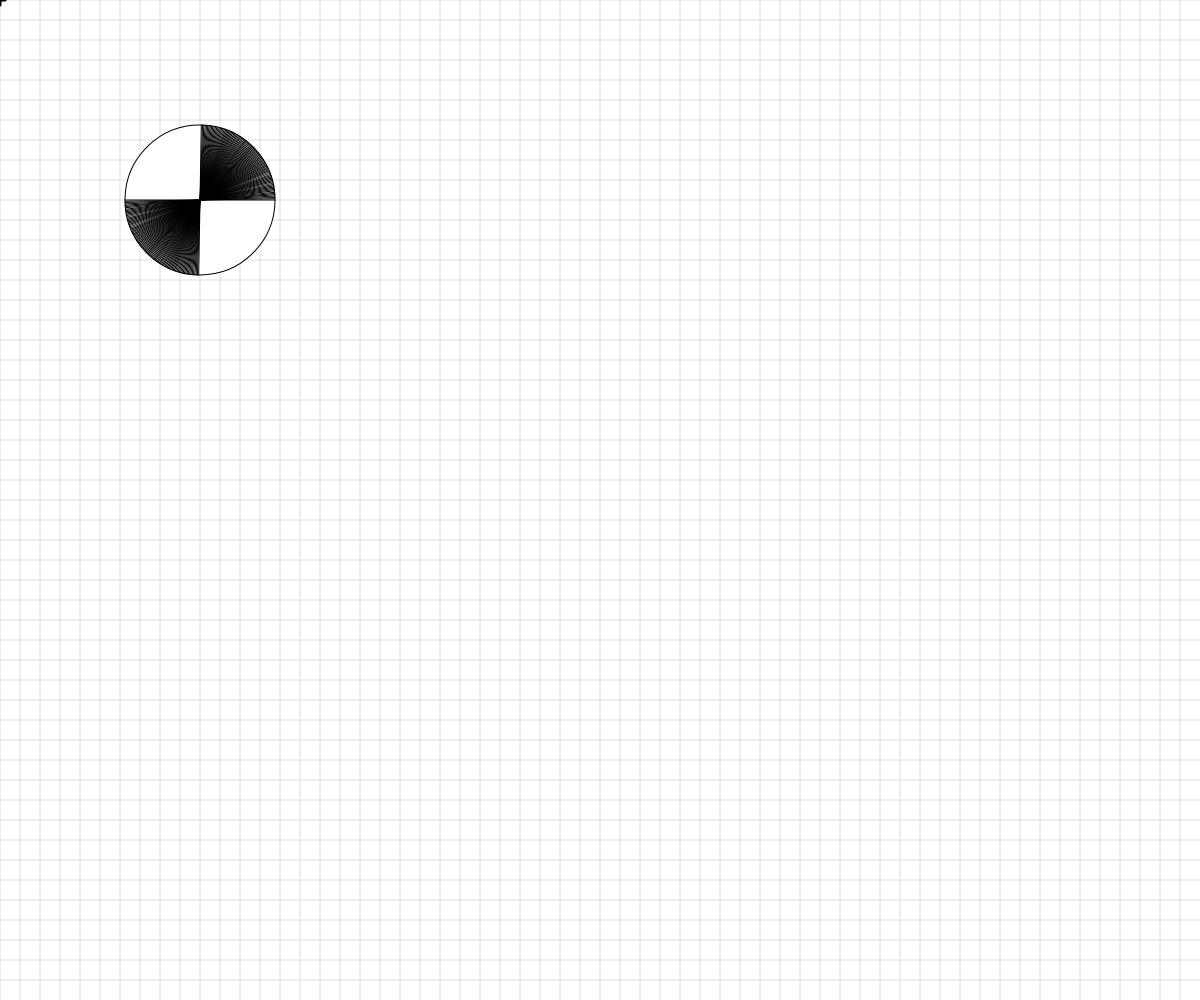
Frame 1 (no input)
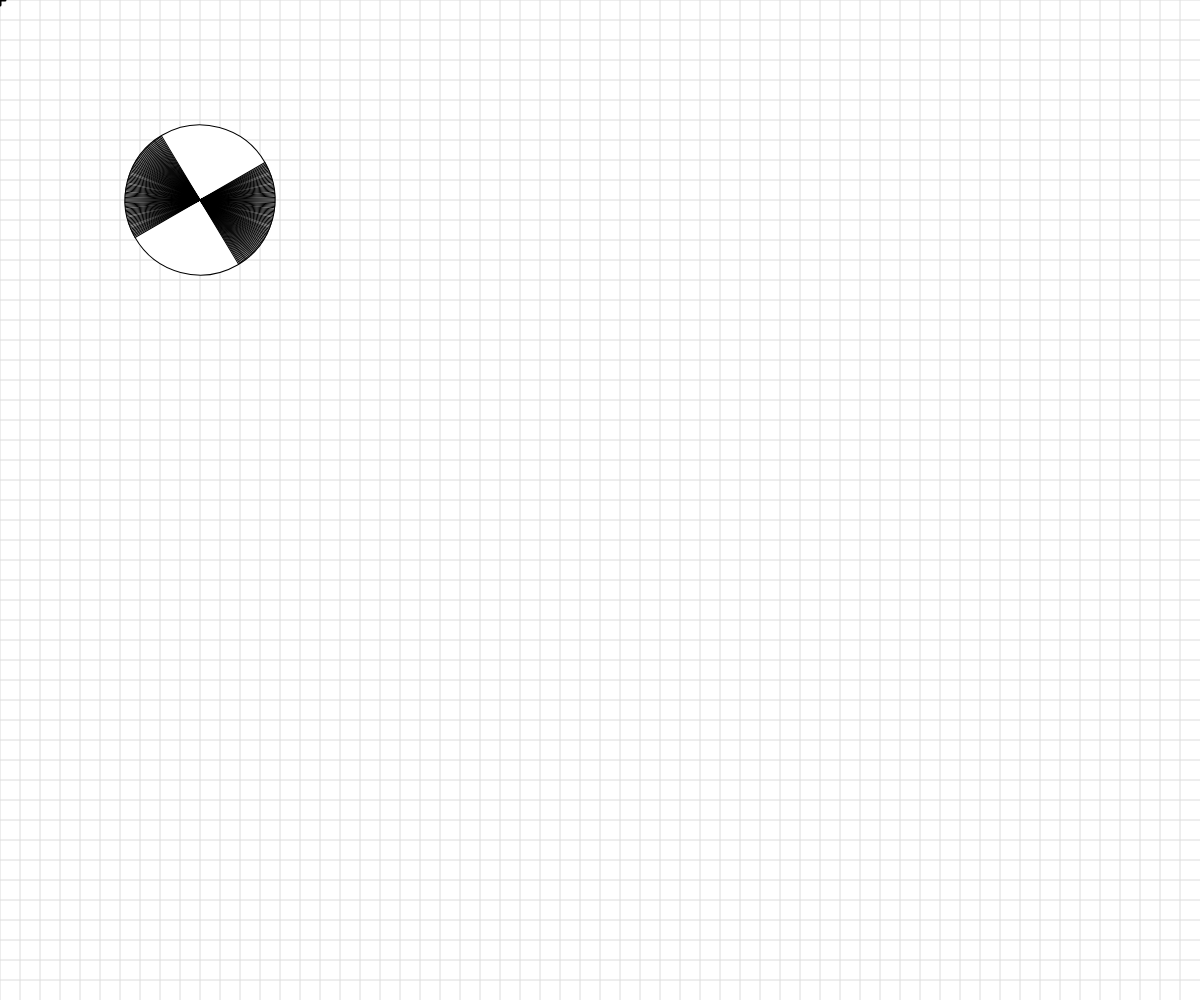
Frame 60 (no input)
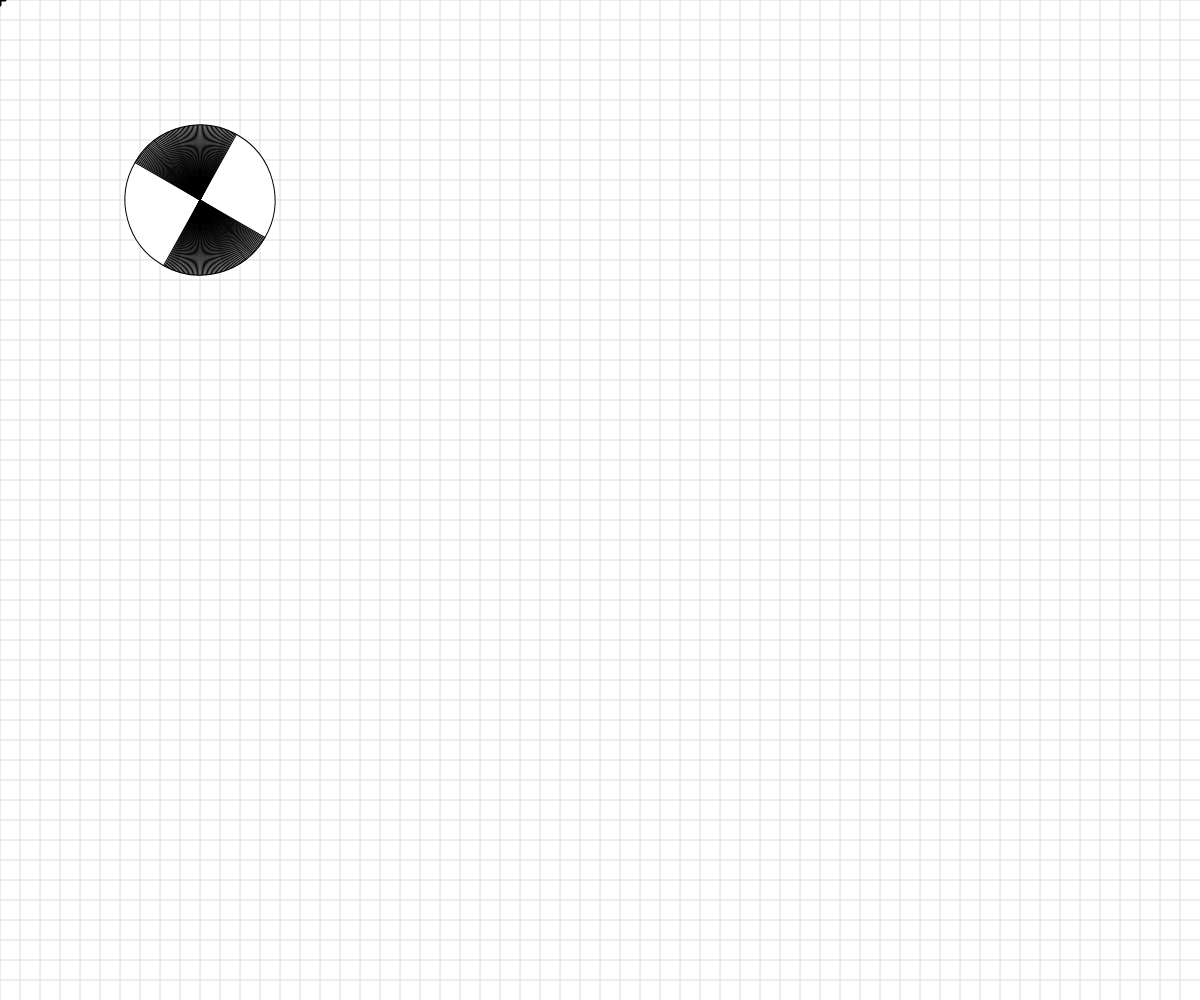
Frame 120 (the mouse pressed at the canvas centre since frame 60)

The p5.js sketch that drew these frames (run headless with seeded random() and noise() and a simulated clock; from frame 60 on, the mouse is pressed at the canvas centre):

// p5.js sketch
// ── sketch.js
// Basic Transformations Sandbox
// Adrian Chan
// October 8, 2025


let originalSpacing = 20;


function setup() {
  createCanvas(windowWidth, windowHeight);
  angleMode(DEGREES);
}

function draw() {
  background(255);
  drawBasicGrid(220);


  //transformation one: TRANSLATION
  // push(); // Makes a copy of the current coordinate system

  // translate(100, 50);
  // drawBasicGrid(150);
  // rectangleRed(0,0);

  // pop();  // Discard the current coordinate system
  // rectangleBlue(0, 0);

  //add push()  pop()




  //transformation two: SCALE
  // rectangleRed(40, 0);
  // push();
  // // scale 1 -> no change   scale 2 -> smaller system   scale 3 -> larger system
  // let scaleAmount = mouseX;
  // scaleAmount = map(scaleAmount, 0, width, 0, 20);
  // translate(40, 40)
  // scale(scaleAmount);
  // rectangleRed(0, 0);
  
  // scale(scaleAmount);
  // translate(100, 0);
  // drawBasicGrid(150);
  // rectangleBlue(20, 20);



  // pop();



  //transformation three: ROTATION
  //reminder: rotations are measured in radians, not degrees! Functions can help with the conversion...
  
  
  // push();
  // translate(200, 200)
  // rotate(frameCount);
  // // drawBasicGrid(150);
  // face(0, 0);

  // pop();


  // //Combinations of Transformations
  // push();
  // scale(4);
  // translate(100, 40);
  // rotate(frameCount+100);
  // face(0,0);

  // pop();
  push();
  translate(200,200);
  rotate(frameCount);
  circle(0,0,150);
  for(i = 0; i < 90; i++){
    let x1 = 0;
    let y1 = -75;
    let x2 = 0;
    let y2 = 75
    line(x1, y1, x2, y2);
    rotate(1);
  }

  pop();

}


function face(x, y) {
  //draw a face at x,y
  push();
  translate(x,y);
  ellipseMode(CENTER);
  fill(200,200,0);
  stroke(0);
  ellipse(0,0,80,80);
  fill(90, 140, 30, 220);
  triangle(-20, 20, 20, 20, 0, 30);
  fill(0);
  ellipse(-25,0,10,10);
  ellipse(25,0,10,10);
  strokeWeight(5);
  line(-30,-10,30,-10);
  strokeWeight(1);
  pop();

}

function rectangleRed(x, y) {
  //draw a red rectangle at x,y (sized 50 pixels square) - to visualize what happens to the coordinate system
  //when different basic transformations are applied.
  noStroke();
  fill(255, 0, 0, 150);
  rect(x, y, 50, 50);

}

function rectangleBlue(x, y) {
  //draw a red rectangle at x,y (sized 50 pixels square) - to visualize what happens to the coordinate system
  //when different basic transformations are applied.
  noStroke();
  fill(0, 0, 255, 150);
  rect(x, y, 50, 50);

}

function drawBasicGrid(shade) {
  //draw the normal cartesian Coordinate Grid, in a light color. Spaced at 20 px by default
  stroke(shade);
  for (let x = 0; x < width; x += 20) {
    line(x, 0, x, height);
  }
  for (let y = 0; y < height; y += 20) {
    line(0, y, width, y);
  }

  //Draw "X" at the origin
  strokeWeight(3);
  stroke(0);
  line(-5,0,5,0);
  line(0,5,0,-5);
  strokeWeight(1);
}
